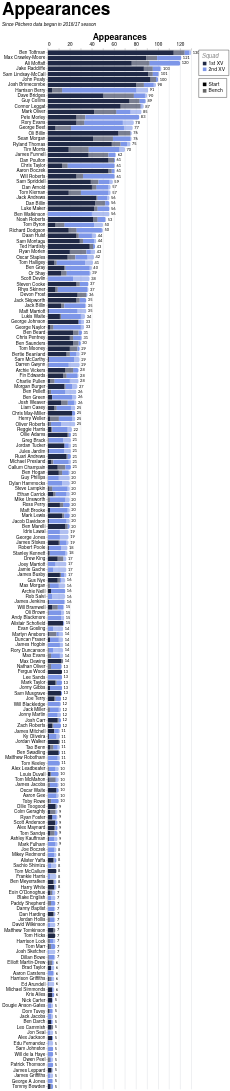

Here is the Vega-Lite specification saved for this chart:
### Vega-Lite specification from a JSON file in a GitHub repository (floating-point values rounded to 4 significant figures; data arrays with more than 128 entries replaced by an {"elided": "..."} marker saying what was removed)
{"config": {"axis": {"labelFont": "PT Sans Narrow, Helvetica Neue, Helvetica, Arial, sans-serif", "titleFont": "PT Sans Narrow, Helvetica Neue, Helvetica, Arial, sans-serif", "labelFontSize": 13, "titleFontSize": 24, "gridColor": "#202947", "gridOpacity": 0.2, "zindex": 1}, "text": {"font": "Lato, sans-serif"}, "bar": {"cornerRadiusEnd": 5}, "header": {"labelFont": "PT Sans Narrow, Helvetica Neue, Helvetica, Arial, sans-serif", "titleFont": "PT Sans Narrow, Helvetica Neue, Helvetica, Arial, sans-serif", "labelFontSize": 24, "titleFontSize": 28, "labelFontWeight": "bold", "orient": "left"}, "legend": {"labelFont": "PT Sans Narrow, Helvetica Neue, Helvetica, Arial, sans-serif", "titleFont": "PT Sans Narrow, Helvetica Neue, Helvetica, Arial, sans-serif", "labelFontSize": 14, "titleFontSize": 16, "titlePadding": 5, "fillColor": "white", "strokeColor": "black", "padding": 10, "titleFontWeight": "lighter", "titleFontStyle": "italic", "titleColor": "gray", "offset": 10}, "title": {"font": "PT Sans Narrow, Helvetica Neue, Helvetica, Arial, sans-serif", "fontSize": 48, "fontWeight": "bold", "anchor": "start", "align": "center", "titlePadding": 20, "subtitlePadding": 10, "subtitleFontSize": 13, "subtitleColor": "", "subtitleFontStyle": "italic", "offset": 15, "color": "black"}, "axisX": {"labelAngle": 0}, "facet": {"title": null, "header": null, "align": {"row": "each", "column": "each"}}, "resolve": {"scale": {"y": "independent", "facet": "independent"}}, "background": "transparent", "scale": {"offsetBandPaddingOuter": 0.2, "offsetBandPaddingInner": 0.1}, "view": {"stroke": null, "background": "transparent"}}, "layer": [{"mark": {"type": "bar"}, "encoding": {"color": {"field": "squad", "legend": {"direction": "vertical", "labelExpr": "datum.value + ' XV'", "offset": 20, "orient": "right", "title": "Squad"}, "scale": {"domain": ["1st", "2nd"], "range": ["#202946", "#7d96e8"]}, "sort": ["1st", "2nd"], "type": "nominal"}, "opacity": {"field": "start", "legend": {"direction": "vertical", "offset": 20, "orient": "right", "title": null}, "scale": {"domain": ["Start", "Bench"], "range": [1.0, 0.6]}, "sort": ["Start", "Bench"], "type": "nominal"}, "order": {"field": "stack_order", "sort": "ascending", "type": "quantitative"}, "tooltip": [{"field": "player", "title": "Player", "type": "nominal"}, {"field": "squad", "title": "Squad", "type": "nominal"}, {"field": "start", "title": "Selection", "type": "nominal"}, {"aggregate": "sum", "field": "games", "title": "Games", "type": "quantitative"}, {"aggregate": "max", "field": "player_total", "title": "Total", "type": "quantitative"}], "x": {"aggregate": "sum", "axis": {"orient": "top", "title": "Appearances"}, "field": "games", "type": "quantitative"}, "y": {"field": "player", "sort": {"field": "player_total", "op": "max", "order": "descending"}, "title": null, "type": "nominal"}}}, {"mark": {"type": "text", "align": "left", "baseline": "middle", "color": "black", "dx": 4, "fontSize": 11}, "encoding": {"text": {"field": "total_games", "format": ".0f", "type": "quantitative"}, "x": {"axis": {"orient": "top", "title": "Appearances"}, "field": "total_games", "type": "quantitative"}, "y": {"field": "player", "sort": {"field": "player_total", "op": "max", "order": "descending"}, "title": null, "type": "nominal"}}, "transform": [{"aggregate": [{"op": "sum", "field": "games", "as": "total_games"}, {"op": "max", "field": "player_total", "as": "player_total"}], "groupby": ["player"]}]}], "data": {"name": "data-60d8c9059cf6acff14b3b6d136145af7"}, "height": {"step": 15}, "params": [{"name": "seasonParam", "value": []}, {"name": "gameTypesParam", "value": []}, {"name": "squadParam", "value": "All"}, {"name": "positionsParam", "value": []}, {"name": "minAppsParam", "value": 5}], "title": {"text": "Appearances", "subtitle": "Since Pitchero data began in 2016/17 season"}, "transform": [{"filter": "length(seasonParam) === 0 || indexof(seasonParam, datum.season) >= 0"}, {"filter": "length(gameTypesParam) === 0 || indexof(gameTypesParam, datum.game_type) >= 0"}, {"filter": "squadParam === \"All\" || datum.squad === squadParam"}, {"filter": "length(positionsParam) === 0 || indexof(positionsParam, datum.position) >= 0"}, {"joinaggregate": [{"op": "sum", "field": "games", "as": "player_total"}], "groupby": ["player"]}, {"filter": "datum.player_total >= minAppsParam"}], "width": 400, "$schema": "https://vega.github.io/schema/vega-lite/v5.20.1.json", "datasets": {"data-60d8c9059cf6acff14b3b6d136145af7": {"elided": "2377 records"}}}
